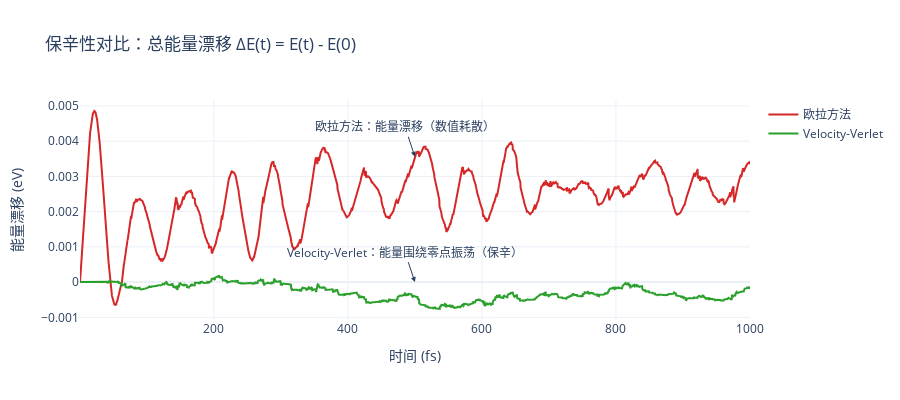

Source (notebook cell):
### Code cell
# 可视化能量演化对比
fig = go.Figure()

# 添加总能量漂移曲线
fig.add_trace(
    go.Scatter(
        x=res_euler[0],
        y=drift_euler,
        mode="lines",
        name="欧拉方法",
        line=dict(color="#d62728", width=2),
    )
)

fig.add_trace(
    go.Scatter(
        x=res_verlet[0],
        y=drift_verlet,
        mode="lines",
        name="Velocity-Verlet",
        line=dict(color="#2ca02c", width=2),
    )
)

fig.update_layout(
    title="保辛性对比：总能量漂移 ΔE(t) = E(t) - E(0)",
    xaxis_title="时间 (fs)",
    yaxis_title="能量漂移 (eV)",
    template="plotly_white",
    height=400,
    annotations=[
        dict(
            text="欧拉方法：能量漂移（数值耗散）",
            x=500,
            y=drift_euler[2500],
            showarrow=True,
            arrowhead=2,
        ),
        dict(
            text="Velocity-Verlet：能量围绕零点振荡（保辛）",
            x=500,
            y=0,
            showarrow=True,
            arrowhead=2,
        ),
    ],
)
pshow(fig)

print("\n物理解释：")
print("- 欧拉方法的能量单调增长表明存在数值耗散，破坏了能量守恒")
print("- Velocity-Verlet的能量在零附近小幅振荡，长期平均守恒")
print("- 这就是为什么MD必须使用保辛积分器！")

### Figure 1 — Plotly figure (JSON) as saved in the notebook; plotly's stock layout.template omitted (floating-point values rounded to 4 significant figures; data arrays with more than 128 entries replaced by an {"elided": "..."} marker saying what was removed)
{"data": [{"line": {"color": "#d62728", "width": 2}, "mode": "lines", "name": "欧拉方法", "type": "scatter", "x": {"elided": "5000 float values"}, "y": {"elided": "5000 float values"}}, {"line": {"color": "#2ca02c", "width": 2}, "mode": "lines", "name": "Velocity-Verlet", "type": "scatter", "x": {"elided": "5000 float values"}, "y": {"elided": "5000 float values"}}], "layout": {"annotations": [{"arrowhead": 2, "showarrow": true, "text": "欧拉方法：能量漂移（数值耗散）", "x": 500, "y": 0.003557}, {"arrowhead": 2, "showarrow": true, "text": "Velocity-Verlet：能量围绕零点振荡（保辛）", "x": 500, "y": 0}], "height": 400, "title": {"text": "保辛性对比：总能量漂移 ΔE(t) = E(t) - E(0)"}, "xaxis": {"title": {"text": "时间 (fs)"}}, "yaxis": {"title": {"text": "能量漂移 (eV)"}}}}
